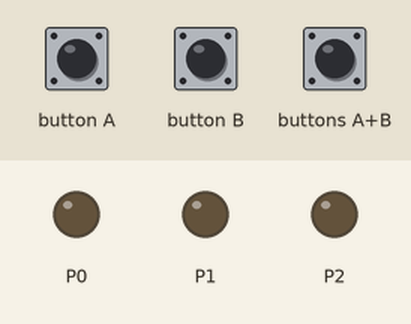
Bench run of a program on a simulated BBC micro:bit (MakeCode). Shown: output pins drawn as LEDs (lit = HIGH). Inputs (shaded band) come from the test bench.

Above: at 1.2 s.
1.3 s: button A pressed for 0.15 s
At 2.6 s:
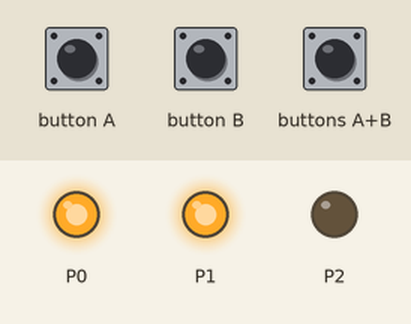
2.9 s: button B pressed for 0.15 s
At 4.1 s:
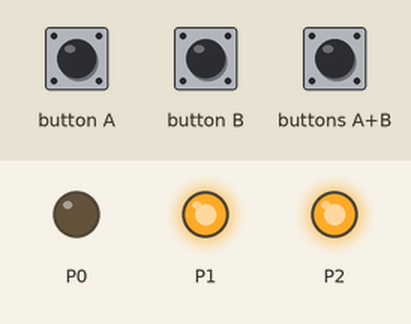
4.5 s: buttons A+B pressed for 0.15 s
At 5.3 s:
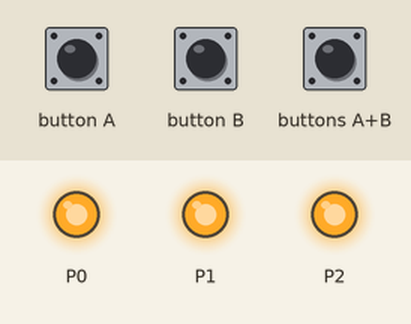
Timing chart, 0 to 7.5 s (numbered marks = the images above; inputs shaded):
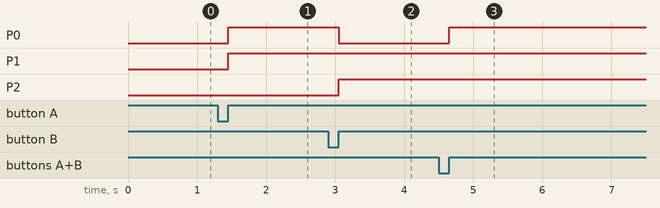

The program:

main.ts
```typescript
input.onButtonPressed(Button.A, function () {
    pins.digitalWritePin(DigitalPin.P0, 1)
    pins.digitalWritePin(DigitalPin.P1, 1)
    pins.digitalWritePin(DigitalPin.P2, 0)
})
input.onButtonPressed(Button.AB, function () {
    pins.digitalWritePin(DigitalPin.P0, 1)
    pins.digitalWritePin(DigitalPin.P1, 1)
    pins.digitalWritePin(DigitalPin.P2, 1)
})
input.onButtonPressed(Button.B, function () {
    pins.digitalWritePin(DigitalPin.P0, 0)
    pins.digitalWritePin(DigitalPin.P1, 1)
    pins.digitalWritePin(DigitalPin.P2, 1)
})
```

test.ts
```typescript
// aquí va el archivo "tests"; esto no se compilará cuando este paquete se utilice como una extensión.
```

Measured:
- after the input at 1.3 s, P0, P1: LOW → HIGH after 0.15 s
- after the input at 2.9 s, P0: HIGH → LOW after 0.15 s; P2: LOW → HIGH after 0.15 s
- after the input at 4.5 s, P0: LOW → HIGH after 0.15 s
